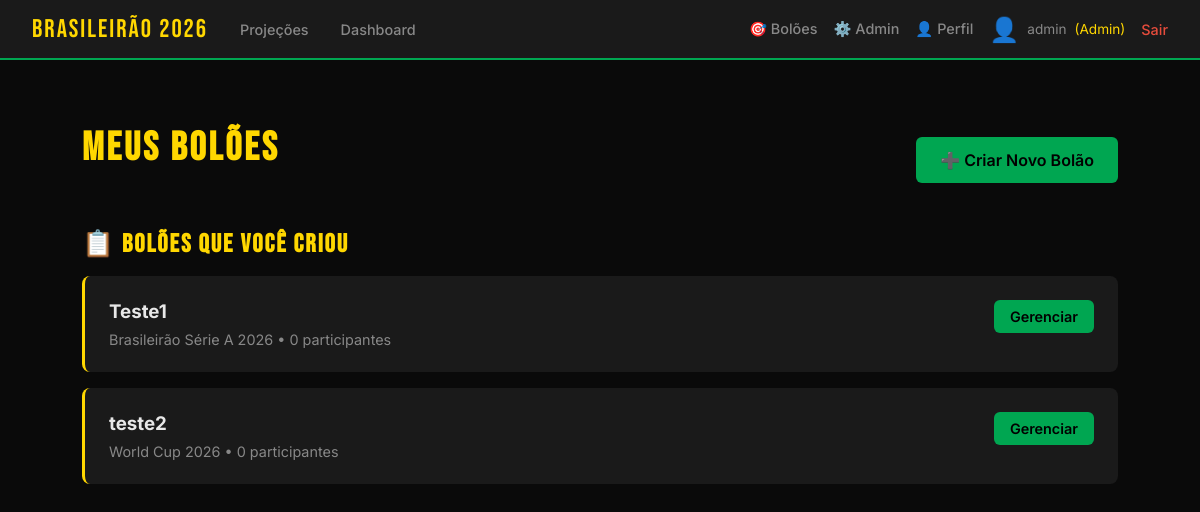
Before: /meus_boloes (signed in) with the older database file.
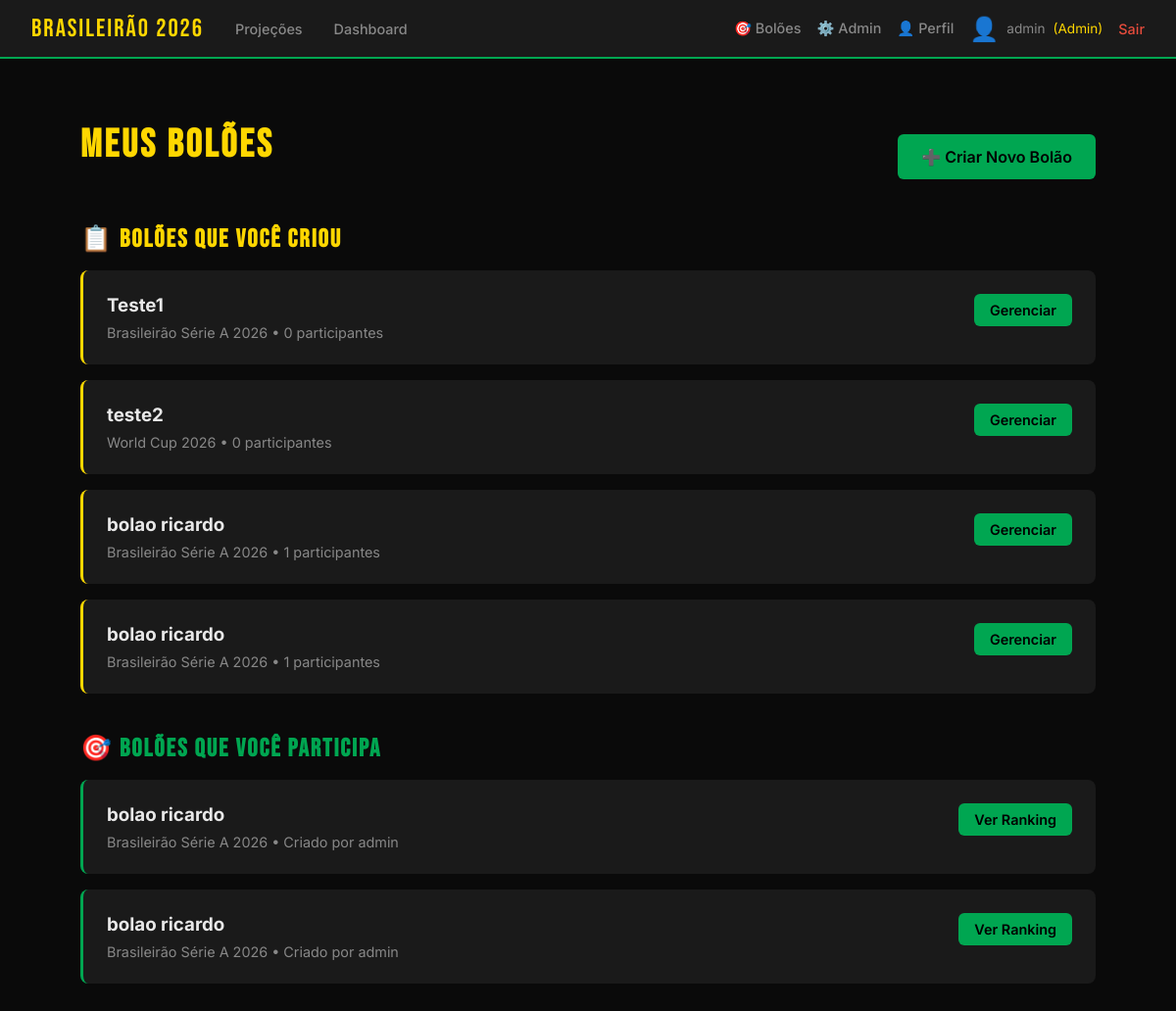
After: the same page with the newer database file.
### app/models.py (models this page shows, shortened)
class Usuario(UserMixin, db.Model):
    id = db.Column(db.Integer, primary_key=True)
    username = db.Column(db.String(80), unique=True, nullable=False)
    email = db.Column(db.String(120), unique=True, nullable=True)
    nome_completo = db.Column(db.String(200), nullable=True)
    password_hash = db.Column(db.String(200), nullable=False)
    is_admin = db.Column(db.Boolean, default=False)
    avatar_tipo = db.Column(db.String(20), default='sugerido')  # sugerido, upload
    avatar_sugerido_id = db.Column(db.Integer, db.ForeignKey('avatar_sugerido.id'), nullable=True)
    avatar_custom_url = db.Column(db.String(200), nullable=True)
    time_coracao_id = db.Column(db.Integer, db.ForeignKey('time.id'), nullable=True)
    tipo = db.Column(db.String(20), default='participante')  # admin, dono, participante
    status = db.Column(db.String(20), default='ativo')  # ativo, suspenso
    data_cadastro = db.Column(db.DateTime, default=db.func.now())

class Bolao(db.Model):
    id = db.Column(db.Integer, primary_key=True)
    nome = db.Column(db.String(100), nullable=False)
    competicao_id = db.Column(db.Integer, db.ForeignKey('competicao.id'), nullable=False)
    dono_id = db.Column(db.Integer, db.ForeignKey('usuario.id'), nullable=False)
    codigo_convite = db.Column(db.String(10), unique=True, nullable=False)
    regra_pontuacao_id = db.Column(db.Integer, db.ForeignKey('regra_pontuacao.id'), nullable=False)
    tipo_acesso = db.Column(db.String(20), default='publico')  # publico, privado
    status_pagamento = db.Column(db.String(20), default='pendente')  # pendente, aprovado, recusado
    valor_pago = db.Column(db.Float, default=0.0)
    data_pagamento = db.Column(db.DateTime, nullable=True)
    status = db.Column(db.String(20), default='ativo')  # ativo, encerrado
    data_criacao = db.Column(db.DateTime, default=db.func.now())
    competicao = db.relationship('Competicao', backref='boloes')
    dono = db.relationship('Usuario', foreign_keys=[dono_id], backref='boloes_criados')
    regra = db.relationship('RegraPontuacao', backref='boloes')
    participantes = db.relationship('ParticipanteBolao', backref='bolao', lazy='dynamic')

class Competicao(db.Model):
    id = db.Column(db.Integer, primary_key=True)
    nome = db.Column(db.String(100), nullable=False)
    ano = db.Column(db.Integer, nullable=False)
    tipo = db.Column(db.String(50), nullable=False)  # brasileirao, copa_mundo, libertadores
    api_league_id = db.Column(db.Integer, nullable=True)
    uso = db.Column(db.String(20), default='ambos')  # projecao, bolao, ambos

class ParticipanteBolao(db.Model):
    id = db.Column(db.Integer, primary_key=True)
    bolao_id = db.Column(db.Integer, db.ForeignKey('bolao.id'), nullable=False)
    usuario_id = db.Column(db.Integer, db.ForeignKey('usuario.id'), nullable=False)
    data_entrada = db.Column(db.DateTime, default=db.func.now())
    pontos_totais = db.Column(db.Integer, default=0)
    usuario = db.relationship('Usuario', backref='participacoes')

### app/routes.py (the view)
@bp.route('/meus_boloes')
@login_required
def meus_boloes():
    from app.models import Bolao, ParticipanteBolao
    boloes_dono = Bolao.query.filter_by(dono_id=current_user.id).all()
    boloes_participante = ParticipanteBolao.query.filter_by(usuario_id=current_user.id).all()
    return render_template('meus_boloes.html',
                         boloes_dono=boloes_dono,
                         boloes_participante=boloes_participante)

### app/__init__.py (called while the page is built)
@login_manager.user_loader
def load_user(user_id):
    from app.models import Usuario
    return Usuario.query.get(int(user_id))

### app/templates/meus_boloes.html (shortened to what this page needs)
{% extends "base.html" %}
{% block content %}
<div style="max-width: 1200px; margin: 2rem auto;">
    <div style="display: flex; justify-content: space-between; align-items: center; margin-bottom: 2rem;">
        <h1>Meus Bolões</h1>
        <a href="/criar_bolao" style="background: var(--verde); color: #000; padding: 0.8rem 1.5rem;
            border-radius: 6px; text-decoration: none; font-weight: 600;">
            ➕ Criar Novo Bolão
        </a>
    </div>
    <div style="display: grid; gap: 1.5rem;">
        {% if boloes_dono|length > 0 %}
        <div>
            <h2 style="color: var(--amarelo); margin-bottom: 1rem;">📋 Bolões que você criou</h2>
            {% for bolao in boloes_dono %}
            <div style="background: var(--cinza); padding: 1.5rem; border-radius: 8px; margin-bottom: 1rem; border-left: 3px solid var(--amarelo);">
                <div style="display: flex; justify-content: space-between; align-items: start;">
                    <div>
                        <h3 style="margin-bottom: 0.5rem;">{{ bolao.nome }}</h3>
                        <div style="color: var(--texto-fraco); font-size: 0.9rem;">
                            {{ bolao.competicao.nome }} • {{ bolao.participantes.count() }} participantes
                        </div>
                    </div>
                    <a href="/bolao/{{ bolao.id }}" style="background: var(--verde); color: #000; padding: 0.5rem 1rem;
                        border-radius: 6px; text-decoration: none; font-weight: 600; font-size: 0.9rem;">
                        Gerenciar
                    </a>
                </div>
            </div>
            {% endfor %}
        </div>
        {% endif %}
        {% if boloes_participante|length > 0 %}
        <div>
            <h2 style="color: var(--verde); margin-bottom: 1rem;">🎯 Bolões que você participa</h2>
            {% for participacao in boloes_participante %}
            <div style="background: var(--cinza); padding: 1.5rem; border-radius: 8px; margin-bottom: 1rem; border-left: 3px solid var(--verde);">
                <div style="display: flex; justify-content: space-between; align-items: start;">
                    <div>
                        <h3 style="margin-bottom: 0.5rem;">{{ participacao.bolao.nome }}</h3>
                        <div style="color: var(--texto-fraco); font-size: 0.9rem;">
                            {{ participacao.bolao.competicao.nome }} • Criado por {{ participacao.bolao.dono.username }}
                        </div>
                    </div>
                    <a href="/bolao/{{ participacao.bolao.id }}" style="background: var(--verde); color: #000; padding: 0.5rem 1rem;
                        border-radius: 6px; text-decoration: none; font-weight: 600; font-size: 0.9rem;">
                        Ver Ranking
                    </a>
                </div>
            </div>
            {% endfor %}
        </div>
        {% endif %}
    </div>
</div>
{% endblock %}

### app/templates/base.html (shortened to what this page needs)
<!DOCTYPE html>
<html lang="pt-BR">
<head>
</head>
<body>
    <nav>
        <a href="/" class="logo">Brasileirão 2026</a>
        <a href="/projecoes">Projeções</a>
        <a href="/dashboard">Dashboard</a>
        <div style="margin-left: auto; display: flex; align-items: center; gap: 1rem;">
            {% if current_user.is_authenticated %}
                <a href="/meus_boloes">🎯 Bolões</a>
                {% if current_user.is_admin %}
                    <a href="/admin/competicoes">⚙️ Admin</a>
                {% endif %}
                <a href="/perfil">👤 Perfil</a>
                <span style="display: flex; align-items: center; gap: 0.5rem; color: var(--texto-fraco); font-size: 0.85rem;">
                    {% if current_user.avatar_tipo == 'sugerido' and current_user.avatar_sugerido_id %}
                        <span style="font-size: 1.5rem;">{{ ['⚽', '🏆', '👟', '🥅', '🔥', '⭐', '⚡', '💪', '🎯', '👊', '🚀', '💎'][current_user.avatar_sugerido_id - 1] }}</span>
                    {% elif current_user.avatar_tipo == 'upload' and current_user.avatar_custom_url %}
                        <img src="{{ current_user.avatar_custom_url }}" style="width: 30px; height: 30px; border-radius: 50%; object-fit: cover;">
                    {% else %}
                        <span style="font-size: 1.5rem;">👤</span>
                    {% endif %}
                    {{ current_user.username }}
                    {% if current_user.is_admin %}
                        <span style="color: var(--amarelo);">(Admin)</span>
                    {% endif %}
                </span>
                <a href="/logout" style="color: #e74c3c;">Sair</a>
            {% else %}
                <a href="/login">Login</a>
                <a href="/registro">Criar Conta</a>
            {% endif %}
        </div>
    </nav>
    <div class="container">
        {% block content %}{% endblock %}
    </div>
</body>
</html>

### app/templates/base.html (style rules this page uses)
:root { --verde: #00a651; --amarelo: #ffd700; --azul: #003087; --escuro: #0a0a0a; --cinza: #1a1a1a; --cinza-medio: #2a2a2a; --texto: #e8e8e8; --texto-fraco: #888; }
* { margin: 0; padding: 0; box-sizing: border-box; }
body { background: var(--escuro); color: var(--texto); font-family: 'Inter', sans-serif; min-height: 100vh; }
nav { background: var(--cinza); border-bottom: 2px solid var(--verde); padding: 0 2rem; display: flex; align-items: center; gap: 2rem; height: 60px; }
nav .logo { font-family: 'Bebas Neue', sans-serif; font-size: 1.6rem; color: var(--amarelo); letter-spacing: 2px; text-decoration: none; }
nav a { color: var(--texto-fraco); text-decoration: none; font-size: 0.9rem; font-weight: 500; transition: color 0.2s; }
.container { max-width: 1100px; margin: 0 auto; padding: 2rem; }
h1 { font-family: 'Bebas Neue', sans-serif; font-size: 2.5rem; letter-spacing: 3px; color: var(--amarelo); margin-bottom: 1.5rem; }
h2 { font-family: 'Bebas Neue', sans-serif; font-size: 1.6rem; letter-spacing: 2px; color: var(--verde); margin-bottom: 1rem; }

Changed rows visible on the page:
added Bolao: nome "bolao ricardo", competicao.nome "Brasileirão Série A 2026", participantes.count "1"
added Bolao: nome "bolao ricardo", competicao.nome "Brasileirão Série A 2026", participantes.count "1"
added ParticipanteBolao: bolao.nome "bolao ricardo", bolao.competicao.nome "Brasileirão Série A 2026", bolao.dono.username "admin"
added ParticipanteBolao: bolao.nome "bolao ricardo", bolao.competicao.nome "Brasileirão Série A 2026", bolao.dono.username "admin"
Other visible differences:
text now shown: "🎯 Bolões que você participa"
